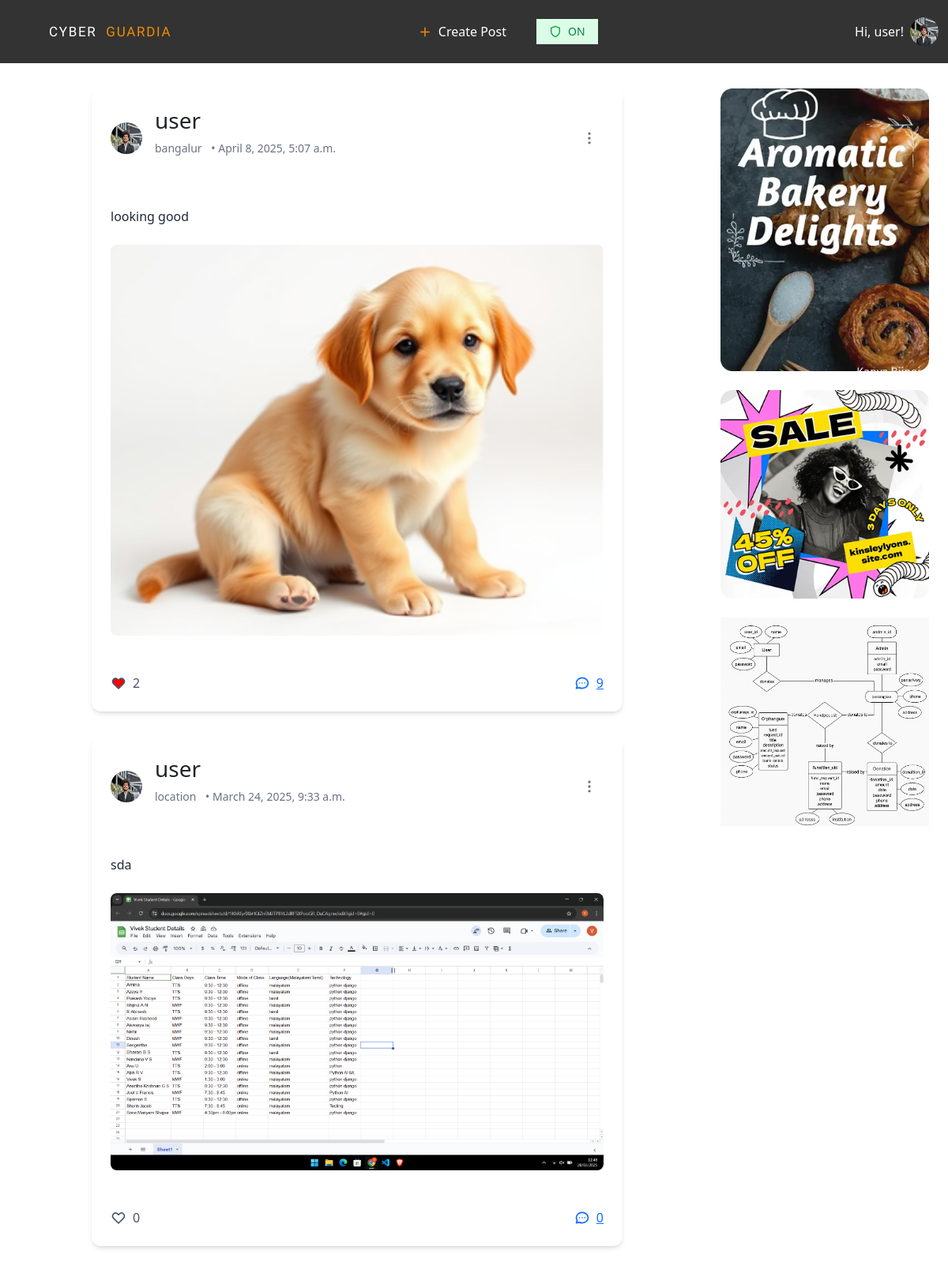
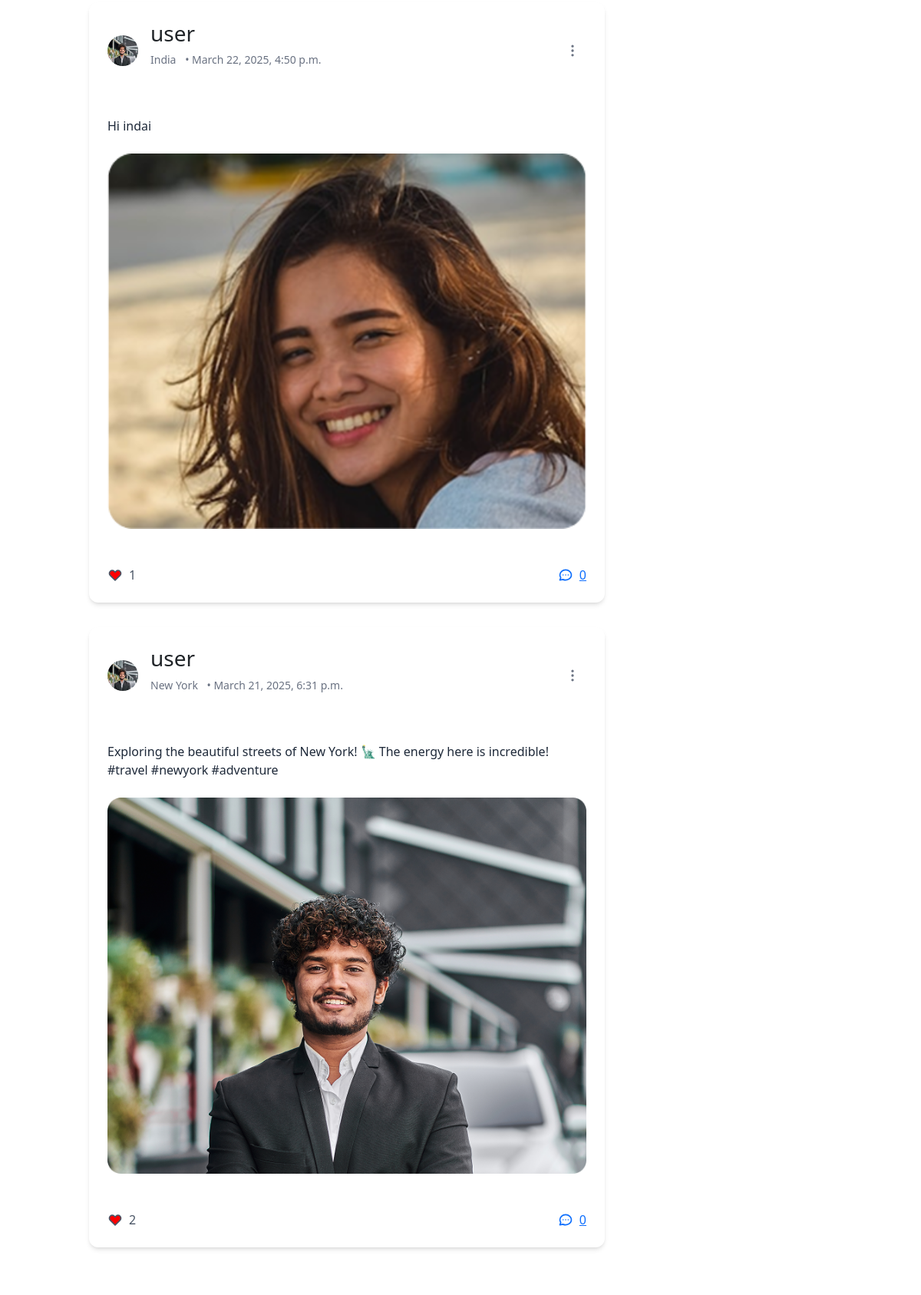
Page /posts/ (signed in, upper part) on the committed database (2 pictures, top to bottom).
### account/models.py (models this page shows)
class User(AbstractUser):
    USER_TYPE_CHOICES = (
        ('normal', 'Normal User'),
        ('advertiser', 'Advertiser'),
    )
    user_type = models.CharField(max_length=20, choices=USER_TYPE_CHOICES, default='normal')

### accounts/models.py (models this page shows, shortened)
class Profile(models.Model):
    user = models.OneToOneField(User, on_delete=models.CASCADE)
    area_of_interest = models.CharField(max_length=255, blank=True)
    age = models.IntegerField(null=True)
    country = models.CharField(max_length=20, null=True)
    state = models.CharField(max_length=20, null=True)
    safe_mode = models.BooleanField(default=True)
    profile_image = models.ImageField(upload_to='profile_images/', null=True, blank=True)

### posts/models.py (models this page shows, shortened)
class Post(models.Model):
    user = models.ForeignKey(User, on_delete=models.CASCADE)
    content = models.TextField(blank=True)
    location = models.CharField(max_length=255, blank=True)
    image = models.ImageField(upload_to='post_images/', blank=True, null=True)
    created_at = models.DateTimeField(auto_now_add=True)

class Comment(models.Model):
    user = models.ForeignKey(User, on_delete=models.CASCADE)
    post = models.ForeignKey(Post, on_delete=models.CASCADE, related_name="comments")
    text = models.TextField()
    created_at = models.DateTimeField(auto_now_add=True)
    flagged = models.BooleanField(default=False)
    reported = models.BooleanField(default=False)

### advertisers/models.py (models this page shows, shortened)
class Advertisements(models.Model):
    ADVERTISEMENT_TYPE_CHOICES = [
        ('lifestyle', 'Life Style'),
        ('food_cooking', 'Food and Cooking'),
        ('electronics_appliances', 'Electronics and Home Appliances'),
    ]
    advertiser = models.ForeignKey(Advertiser, on_delete=models.CASCADE)
    title = models.CharField(max_length=255)
    link = models.URLField()
    start_date = models.DateField()
    end_date = models.DateField()
    description = models.TextField()
    image = models.ImageField(upload_to='advertisements/')
    advertisement_type = models.CharField(max_length=30, choices=ADVERTISEMENT_TYPE_CHOICES, default='lifestyle')

### posts/views.py (the view)
# urls.py: path("", post_list, name="home"),
@never_cache
@login_required
def post_list(request):
    posts = Post.objects.all().order_by("-created_at")
    user_profile = Profile.objects.filter(user=request.user).first()
    user_interests = [interest.strip().lower().replace(" ", "") for interest in user_profile.area_of_interest.split(",")]
    ads = Advertisements.objects.filter(advertisement_type__in=user_interests)
    for post in posts:
        post.is_liked_by_user = post.likes.filter(user=request.user).exists()
    return render(request, "posts/post_list.html", {"posts": posts, "ads": ads})

### posts/templates/posts/post_list.html (shortened to what this page needs)
{% extends "base.html" %}
{% block content %}
<main class="max-w-7xl mx-auto px-4 py-8">
    <div class="grid md:grid-cols-4 gap-8">
        <div class="md:col-span-3">
            {% for post in posts %}
            <div
                class="max-w-2xl mx-auto bg-white rounded-xl shadow-md overflow-hidden mb-8"
            >
                <div class="p-4 flex items-center justify-between">
                    <div class="flex items-center space-x-4">
                        <img
                            src="{{ post.user.profile.profile_image.url }}"
                            alt="Profile"
                            class="w-10 h-10 rounded-full"
                        />
                        <div>
                            <h3 class="font-semibold text-gray-800">
                                {{ post.user.username }}
                            </h3>
                            <p class="text-sm text-gray-500">
                                <span class="mr-2">{{ post.location }}</span>
                                <span>• {{post.created_at}}</span>
                            </p>
                        </div>
                    </div>
                    <button
                        class="text-gray-500 hover:text-gray-700 p-2 rounded-full hover:bg-gray-100"
                    >
                        <svg
                            class="w-5 h-5"
                            fill="none"
                            stroke="currentColor"
                            viewBox="0 0 24 24"
                        >
                            <path
                                stroke-linecap="round"
                                stroke-linejoin="round"
                                stroke-width="2"
                                d="M12 5v.01M12 12v.01M12 19v.01M12 6a1 1 0 110-2 1 1 0 010 2zm0 7a1 1 0 110-2 1 1 0 010 2zm0 7a1 1 0 110-2 1 1 0 010 2z"
                            />
                        </svg>
                    </button>
                </div>
                <div class="p-4">
                    <p class="text-gray-800 mb-4">
                        {{post.content}}
                    </p>
                    <img
                        src="{{ post.image.url }}"
                        alt="Post"
                        class="w-full object-cover rounded-lg"
                    />
                </div>
                <div class="p-4 flex justify-between">
                    <button class="like-button flex items-center space-x-2 text-gray-600 hover:text-red-500" data-post-id="{{ post.id }}">
                        <svg id="like-icon-{{ post.id }}" class="w-5 h-5" fill="{% if post.is_liked_by_user %}red{% else %}none{% endif %}" stroke="currentColor" viewBox="0 0 24 24">
                            <path stroke-linecap="round" stroke-linejoin="round" stroke-width="2"
                                d="M4.318 6.318a4.5 4.5 0 000 6.364L12 20.364l7.682-7.682a4.5 4.5 0 00-6.364-6.364L12 7.636l-1.318-1.318a4.5 4.5 0 00-6.364 0z" />
                        </svg>
                        <span id="likes-count-{{ post.id }}">{{ post.likes.count }}</span>
                    </button>
                    <a href="{% url 'post_details' post.id %}" class="comment-button flex items-center space-x-2 text-gray-600 hover:text-blue-500" data-post-id="{{ post.id }}">
                        <svg class="w-5 h-5" fill="none" stroke="currentColor" viewBox="0 0 24 24">
                            <path stroke-linecap="round" stroke-linejoin="round" stroke-width="2"
                                d="M8 12h.01M12 12h.01M16 12h.01M21 12c0 4.418-4.03 8-9 8a9.863 9.863 0 01-4.255-.949L3 20l1.395-3.72C3.512 15.042 3 13.574 3 12c0-4.418 4.03-8 9-8s9 3.582 9 8z" />
                        </svg>
                        <span>{{ post.comments.all|length }}</span>
                    </a>
                </div>
            </div>
            {% endfor %}
        </div>
        <aside class="md:col-span-1">
            {% for ad in ads %}
            <div class="space-y-6">
                <div class="bg-white rounded-lg">
                    <a href="{% url 'advertisers:ad_click' ad.id %}"><img
                        src="{{ ad.image.url }}"
                        alt="Ad"
                        class="w-full object-fill mb-4"
                    /></a>
                </div>
            {% endfor %}
            </div>
        </aside>
    </div>
</main>
{% endblock %}

### templates/base.html (shortened to what this page needs)
{% load static %}
<!doctype html>
<html>
    <head>
        <script src="https://cdn.jsdelivr.net/npm/@tailwindcss/browser@4"></script>
        <link
            rel="stylesheet"
            href="https://cdnjs.cloudflare.com/ajax/libs/font-awesome/6.0.0/css/all.min.css"
        />
        <link
            href="https://cdn.jsdelivr.net/npm/bootstrap@5.3.3/dist/css/bootstrap.min.css"
            rel="stylesheet"
        />
        <link
            rel="stylesheet"
            href="https://cdnjs.cloudflare.com/ajax/libs/font-awesome/6.7.2/css/fontawesome.min.css"
        />
        <link
            href="https://cdn.jsdelivr.net/npm/bootstrap-icons/font/bootstrap-icons.css"
            rel="stylesheet"
        />
        <link rel="stylesheet" href="{% static 'css/index.css' %}" />
        <link rel="stylesheet" href="font.css" />
    </head>
    <body class="min-h-screen flex flex-col">
        <nav class="navbar navbar-expand-sm">
            <div class="container-fluid">
                <a class="navbar-brand logo" href="{% url 'home' %}">
                    <span class="logo_Blog_Color">CYBER</span>&nbsp;
                    <span class="logo_color">GUARDIA</span>
                </a>
                <ul class="navbar-nav navbar_list mx-auto">
                    {% if request.user.user_type == 'normal' and not request.user.is_superuser %}
                    <li class="nav-item navbar_nav-item flex justify-center items-center">
                        <svg width="18" height="19" viewBox="0 0 18 19" fill="none" xmlns="http://www.w3.org/2000/svg">
                            <path d="M3.75 9.5H14.25" stroke="#F18C00" stroke-width="1.5" stroke-linecap="round" stroke-linejoin="round"/>
                            <path d="M9 4.25V14.75" stroke="#F18C00" stroke-width="1.5" stroke-linecap="round" stroke-linejoin="round"/>
                        </svg>
                        <a class="nav-link navbar_links" href="{% url 'create_post' %}">
                            Create Post
                        </a>
                    </li>
                    <li class="nav-item navbar_nav-item flex justify-center items-center">
                        <form action="{% url 'toggle_safe_mode' %}" method="POST" class="m-0">
                            <button type="submit" class="flex items-center gap-2 px-3 py-1.5 rounded-full transition-all duration-300 {% if request.user.profile.safe_mode %}bg-green-100 hover:bg-green-200{% else %}bg-red-100 hover:bg-red-200{% endif %}">
                                <svg width="16" height="16" viewBox="0 0 24 24" fill="none" stroke="currentColor" stroke-width="2" stroke-linecap="round" stroke-linejoin="round" class="{% if request.user.profile.safe_mode %}text-green-600{% else %}text-red-600{% endif %}">
                                    <path d="M12 22s8-4 8-10V5l-8-3-8 3v7c0 6 8 10 8 10z"/>
                                </svg>
                                <span class="text-sm font-medium {% if request.user.profile.safe_mode %}text-green-700{% else %}text-red-700{% endif %}">
                                     {% if request.user.profile.safe_mode %}ON{% else %}OFF{% endif %}
                                </span>
                            </button>
                        </form>
                    </li>
                    {% endif %}
                </ul>
                <div class="d-flex ms-auto">
                    {% if request.user.is_authenticated %}
                    <div class="relative" id="profile-dropdown">
                        <button onclick="toggleProfileMenu()" class="flex items-center gap-2 hover:text-orange-500 transition-colors cursor-pointer">
                            <div class="flex items-center gap-2">
                                <span class="nav-link navbar_links">Hi, {{user.username}}!</span>
                                <img src="{% if user.profile.profile_image %}{{ user.profile.profile_image.url }}{% else %}{% static 'Images/images.png' %}{% endif %}" alt="Profile" class="w-9 h-9 rounded-full"/>
                            </div>
                        </button>
                    </div>
                    {% endif %}
                </div>
            </div>
        </nav>
        {% block content %}
        {% endblock content %}
</body>
</html>

### rows in the picture
User: username "user", profile_image (picture)
Post: user.profile.profile_image (picture), user.username "user", location "bangalur", created_at "April 8, 2025, 5:07 a.m.", content "looking good", image (picture), likes.count "2", comments.all|length "9"
Post: user.profile.profile_image (picture), user.username "user", location "location", created_at "March 24, 2025, 9:33 a.m.", content "sda", image (picture), likes.count "0", comments.all|length "0"
Post: user.profile.profile_image (picture), user.username "user", location "India", created_at "March 22, 2025, 4:50 p.m.", content "Hi indai", image (picture), likes.count "1", comments.all|length "0"
Post: user.profile.profile_image (picture), user.username "user", location "New York", created_at "March 21, 2025, 6:31 p.m.", content "Exploring the beautiful streets of New York! 🗽 The energy here is incredible! #travel #newyork #adventure", image (picture), likes.count "2", comments.all|length "0"
Advertisements: image (picture)
Advertisements: image (picture)
Advertisements: image (picture)
